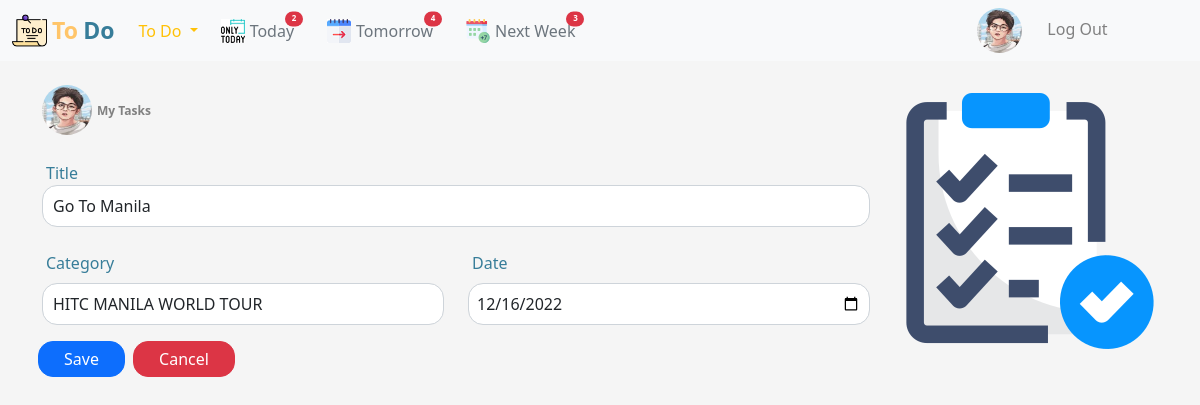
The page /ToDo/edit.php?id=16 on the database its author committed.
### tables this page shows
CREATE TABLE `list` (
  `id` int(11) NOT NULL,
  `user_id` int(11) NOT NULL,
  `title` varchar(300) NOT NULL,
  `category` varchar(300) NOT NULL,
  `date` date NOT NULL,
  `status` varchar(300) DEFAULT NULL
);

### ToDo/edit.php (the view, shortened to what this page needs)
<?php
    require("manageToDo.php");
    $firstname = $_SESSION["firstname"];
    $lastname = $_SESSION["lastname"];
    require_once('db.php');
    $con->setAttribute(PDO::ATTR_DEFAULT_FETCH_MODE, PDO::FETCH_ASSOC);
    $query = "SELECT * FROM list WHERE id = ?";
    $pst = $con->prepare($query);
    $pst->execute([$_GET['id']]);
    $lists = $pst->fetchAll();
    foreach($lists as $list){
    }
?>
<!DOCTYPE html>
<html lang="en">
<head>
    <link rel="stylesheet" href="bootstrap.min.css">
</head>
<body>
    <nav class="navbar navbar-expand-lg navbar-light sticky-top bg-light">
        <div class="container-fluid">
          <img class="" src="/images/todoIcon.png" alt="" width="35px" style="margin-right: 5px;">
          <a class="navbar-brand" href="#"><span id="to-span" style="color: rgb(255, 197, 105); font-size: 23px; font-weight: bolder;">To</span> <span id="do-span" style="color: rgb(55, 125, 153);font-size: 23px; font-weight: bolder;">Do</span></a>
          <div class="collapse navbar-collapse" id="navbarSupportedContent">
            <ul class="navbar-nav me-auto mb-2 mb-lg-0">
              <li class="nav-item dropdown">
                <a class="nav-link dropdown-toggle text-warning" href="#" id="navbarDropdown" role="button" data-bs-toggle="dropdown" aria-expanded="false">
                  To Do
                </a>
              </li>
              <li>
                <a href="/nav_content/today.html">
                  <div class="row rowHvr">
                    <div class="col d-flex col1" style="height: 30px; margin-left: 15px;">
                      <img src="/images/only-today.png" alt="" width="24" height="24">
                      <p class="text-secondary" style="margin-left: 5px;">Today</p>
                      <span class="badge bg-danger rounded-pill translate-middle" style="width: 18px;height: 15px; font-size: 8px;">2</span>
                    </div>
                  </div>
                </a>
              </li>
              <li>
                <a href="/nav_content/tomorrow.html">
                  <div class="row rowHvr">
                    <div class="col d-flex col1" style="height: 30px; margin-left: 15px;">
                      <img src="/images/tomorrow.png" alt="" width="24" height="24">
                      <p class="text-secondary" style="margin-left: 5px;">Tomorrow</p>
                      <span class="badge bg-danger rounded-pill translate-middle" style="width: 18px;height: 15px; font-size: 8px;">4</span>
                    </div>
                  </div>
                </a>
              </li>
              <li>
                <a href="/nav_content/next_week.html">
                  <div class="row rowHvr">
                    <div class="col d-flex col1" style="height: 30px; margin-left: 15px;">
                      <img src="/images/next-week.png" alt="" width="24" height="24">
                      <p class="text-secondary" style="margin-left: 5px;">Next Week</p>
                      <span class="badge bg-danger rounded-pill translate-middle" style="width: 18px;height: 15px; font-size: 8px;">3</span>
                    </div>
                  </div>
                </a>
              </li>
            </ul>
            <a href="#top">
              <div class="d-flex" style="margin-right: 20px; color: black;">
                <img src="/images/images.jpeg" alt="" width="45" height="45" style="border-radius: 50%;">
              </div>
            </a>
            <div class="d-flex">
              <form action="<?php echo $_SERVER["PHP_SELF"]?>" method="post">
                <a href="login.php">
                  <span>Log Out</span>
                </a>
              </form>
            </div>
          </div>
        </div>
      </nav>
      <div class="con2 container mt-4" id="top">
        <div class="col d-flex">
            <div class="row">
              <div class="row">
                <div class="col d-flex mb-3">
                  <img src="/images/images.jpeg" alt="" width="50" height="50" style="border-radius: 50%;">
                  <p class="" style="margin-top: 12px; margin-left: 5px; font-weight: bold;"><?php echo $firstname. " " . $lastname ?> <span style="font-size: 12px;"> <a href="/main/manage.html">My Tasks</a></span></p>
                </div>
              </div>
              <form action="" method="post" class="row g-2">
                <div class="row">
                  <div class="mb-3">
                    <label for="" style="color: rgb(55, 125, 153); margin-left: 4px;">Title</label>
                    <input class="form-control mb-2" type="text" name="title" value="<?php echo htmlspecialchars($list["title"] ?? "") ?>" style="border-radius: 15px; padding: 8px 10px;" placeholder="Title">
                  </div>
                </div>
                <div class="row">
                  <div class="col-md-6">
                    <label for="inputEmail4" class="form-label" style="color: rgb(55, 125, 153);margin-left: 4px;">Category</label>
                    <input class="form-control mb-2" type="text" name="category" value="<?php echo htmlspecialchars($list["category"] ?? "") ?>" style="border-radius: 15px; padding: 8px 10px;" placeholder="Category">
                  </div>
                  <div class="col-md-6">
                    <label for="inputEmail4" class="form-label" style="color: rgb(55, 125, 153);margin-left: 4px;">Date</label>
                    <input class="form-control" type="date" name="date" value="<?php echo htmlspecialchars($list["date"] ?? "") ?>" style="border-radius: 15px;padding: 8px 8px;" placeholder="Due Date">
                  </div>
                </div>
              <div class="col-md-4 mt-2 mb-3">
                <button type="submit" name="save" class="addBtn btn btn-primary mt -2" data-bs-toggle="modal" data-bs-target="#">Save</button>
                <button type="submit" name="save" class="addBtn btn btn-danger mt -2" data-bs-toggle="modal" data-bs-target="#"><a href="manageTasks.php?msg=Cancelled">Cancel</a></button>
              </div>
              </form>
            </div>
            <div class="col mt-2 d-none d-md-block">
              <img src="/images/done2.png" alt="">
            </div>
        </div>
        </div>
</body>
</html>

### ToDo/edit.php (style rules this page uses)
body { background-color: whitesmoke; box-sizing: border-box; }
button a { color: white; }
a { color: gray; text-decoration: none; }
.col1 { margin-top: 8px; }
.addBtn { margin-left: 4px; border-radius: 15px; padding: 5px 25px; }

### rows shown on the page
list: title "Go To Manila", category "HITC MANILA WORLD TOUR", date "12/16/2022"
